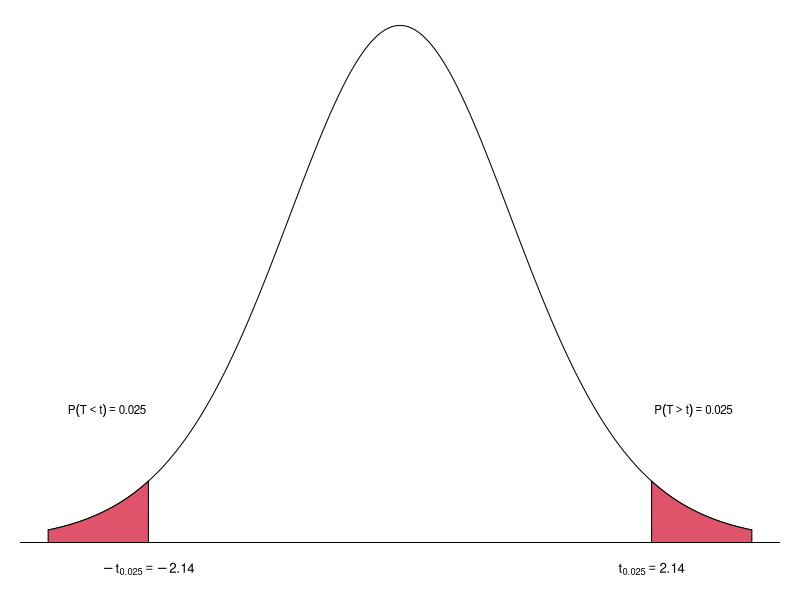

Write the R code that produced this figure.
# 그림 6-4
par(mar=c(0.5,1,1,1))
x <- seq(-3, 3, by=0.001)
y <- dt(x, df=14)
plot(x, y, type="l", axes=F, ylim=c(-0.02, 0.38), main="", xlab="t", ylab="")
abline(h=0)
alpha <- 0.05
ul <- qt(1-(alpha/2), df=14)
ll <- -ul
polygon(c(-3, x[x<ll], ll), c(0, y[x<ll], 0), col=2)
polygon(c(ul, x[x>ul], 3), c(0, y[x>ul], 0), col=2)
text(-2.5, 0.1, expression(plain(P)(T<t) == 0.025), cex=0.7)
text(2.5, 0.1, expression(plain(P)(T>t) == 0.025), cex=0.7)
text(ll, -0.02, expression(-t[0.025]==-2.14), cex=0.8)
text(ul, -0.02, expression(t[0.025]==2.14), cex=0.8)
